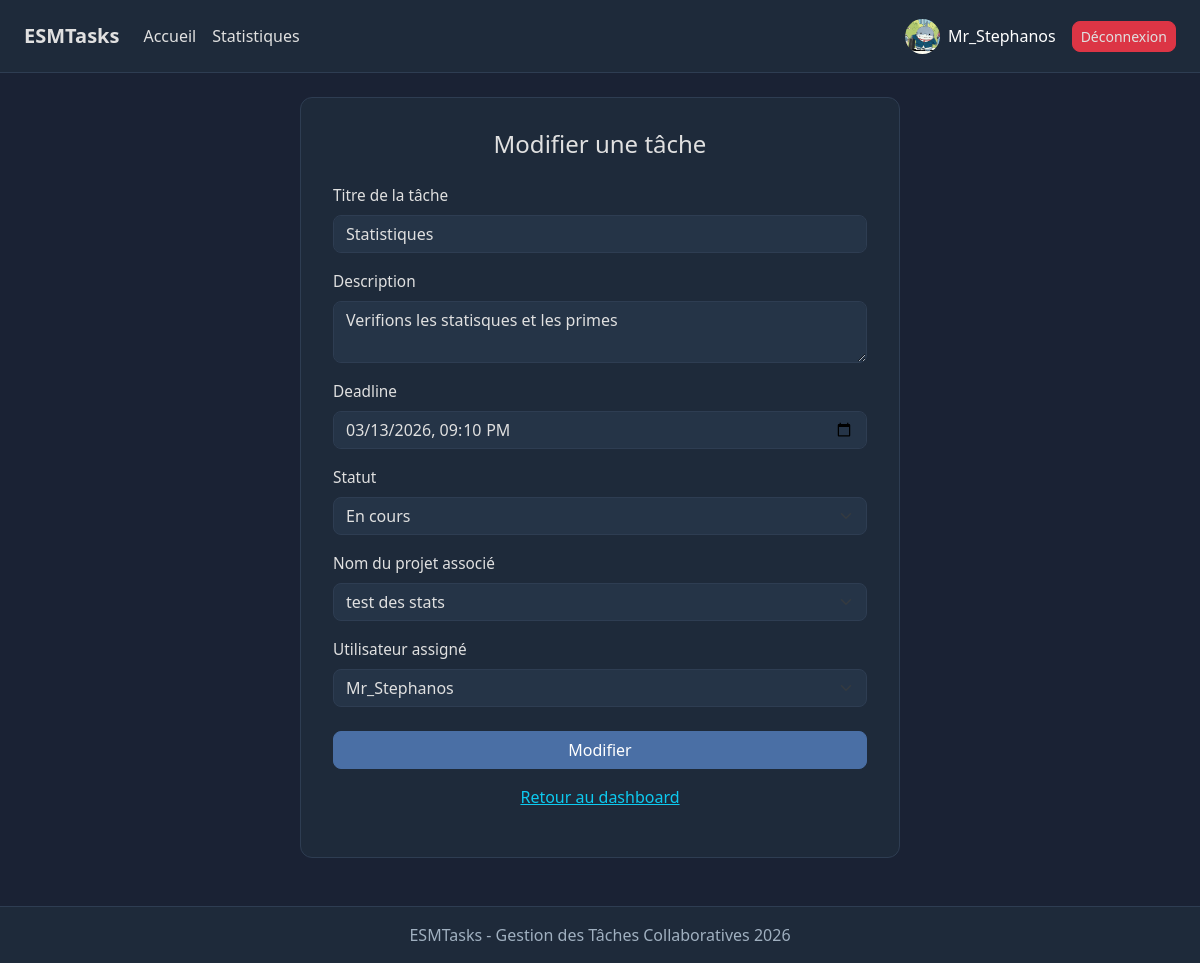
Screenshot of /tasks/7/edit/ (signed in) with the database file from the repository.
### tasks/models.py (models this page shows, shortened)
class Profile(models.Model):
    ROLE_CHOICES = [
        ('etudiant', 'Étudiant'),
        ('professeur', 'Professeur'),
    ]
    user = models.OneToOneField(User, on_delete=models.CASCADE)
    role = models.CharField(max_length=20, choices=ROLE_CHOICES)
    avatar = models.ImageField(upload_to='avatars/', blank=True, null=True)

class Task(models.Model):
    STATUS_CHOICES = [
        ('todo', 'À faire'),
        ('in_progress', 'En cours'),
        ('done', 'Terminé'),
    ]
    title = models.CharField(max_length=200)
    description = models.TextField(blank=True)
    deadline = models.DateTimeField()
    status = models.CharField(max_length=20, choices=STATUS_CHOICES, default='todo')
    project = models.ForeignKey('Project', related_name='tasks', on_delete=models.CASCADE)
    assigned_to = models.ForeignKey(User, related_name='assigned_tasks', on_delete=models.CASCADE)
    created_by = models.ForeignKey(User, related_name='created_tasks', on_delete=models.CASCADE)
    created_at = models.DateTimeField(auto_now_add=True)
    completed_at = models.DateTimeField(null=True, blank=True)

class Project(models.Model):
    name = models.CharField(max_length=200)
    description = models.TextField(blank=True)
    created_by = models.ForeignKey(User, on_delete=models.CASCADE, related_name='projects')
    members = models.ManyToManyField(User, related_name='joined_projects', blank=True)
    created_at = models.DateTimeField(auto_now_add=True)

### tasks/views.py (the view, shortened to what this page needs)
# urls.py: path('tasks/<int:pk>/edit/', views.edit_task, name='edit_task'),
@login_required
def edit_task(request, pk):
    task = Task.objects.get(pk=pk)
    if request.user != task.project.created_by and request.user != task.assigned_to:
        return redirect('dashboard')
    return render(request, 'tasks/edit_task.html', {
        'task': task,
        'projects': Project.objects.all(),
        'users': User.objects.filter(profile__isnull=False)
    })

### tasks/templates/tasks/edit_task.html (shortened to what this page needs)
{% extends 'tasks/base.html' %}
{% block content %}
<div class="form-card">
<h4 class="text-center mb-4">Modifier une tâche</h4>
<form method="POST">
    <div class="mb-3">
            <label class="form-label">Titre de la tâche</label>
    <input type="text" name="title" class="form-control" value="{{task.title}}">
    </div>
    <div class="mb-3">
            <label class="form-label">Description</label>
            <textarea name="description" class="form-control">{{task.description}}</textarea>
    </div>
    <div class="mb-3">
            <label class="form-label">Deadline</label>
    <input type="datetime-local" name="deadline" class="form-control"
    value="{{ task.deadline|date:'Y-m-d' }}T{{ task.deadline|time:'H:i' }}">
    </div>
    <div class="mb-3">
            <label class="form-label">Statut</label>
    <select name="status" id="status" class="form-select">
    <option value="in_progress" {% if task.status == 'in_progress' %}selected{% endif %}>En cours</option>
</select>
    </div>
    <div class="mb-3">
            <label class="form-label">Nom du projet associé</label>
<select name="project" class="form-select">
    {% for project in projects %}
        <option value="{{ project.pk }}"
            {% if project == task.project %}selected{% endif %}>
            {{ project.name }}
        </option>
    {% endfor %}
</select>
    </div>
    <div class="mb-3">
            <label class="form-label">Utilisateur assigné</label>
<select name="assigned_to" class="form-select">
    {% for user in users %}
        <option value="{{ user.pk }}"
            {% if user == task.assigned_to %}selected{% endif %}>
            {{ user.username }}
        </option>
    {% endfor %}
</select>
    </div>
    <div class="d-flex gap-2 mt-4">
            <button type="submit" class="btn btn-primary w-100">Modifier</button>
        </div>
</form>
<p class="text-center text-secondary mt-3"><a href="{% url 'dashboard' %}" class="text-info">Retour au dashboard</a>
</p>
</div>
    {% endblock %}

### tasks/templates/tasks/base.html (shortened to what this page needs)
<!DOCTYPE html>
{% load static %}
<html lang="fr">
<head>
    <link href="https://cdn.jsdelivr.net/npm/bootstrap@5.3.0/dist/css/bootstrap.min.css" rel="stylesheet">
    <link rel="stylesheet" href="{% static 'style.css' %}">
</head>
<body>
<nav class="navbar navbar-expand-lg px-4 py-3">
    <a class="navbar-brand fw-bold text-white me-4" href="{% url 'dashboard' %}"> ESMTasks</a>
    <a href="{% url 'dashboard' %}" class="text-decoration-none me-3">Accueil</a>
    <a href="{% url 'stats' %}" class="text-decoration-none">Statistiques</a>
    <div class="ms-auto d-flex align-items-center gap-3">
        {% if request.user.is_authenticated %}
            <a href="{% url 'profile' %}" class="d-flex align-items-center gap-2 text-decoration-none">
                {% if request.user.profile.avatar %}
                    <img src="{{ request.user.profile.avatar.url }}"
                         width="35" height="35"
                         style="border-radius: 50%; object-fit: cover;">
                {% endif %}
                <span class="text-white">{{ request.user.username }}</span>
            </a>
            <a href="{% url 'logout' %}" class="btn btn-sm btn-danger">Déconnexion</a>
        {% else %}
            <a href="{% url 'login' %}" class="btn btn-sm btn-outline-light">Connexion</a>
            <a href="{% url 'register' %}" class="btn btn-sm btn-primary">Inscription</a>
        {% endif %}
    </div>
</nav>
<div class="container mt-4">
    {% block content %}
    {% endblock %}
</div>
<footer>
    ESMTasks - Gestion des Tâches Collaboratives 2026
</footer>
</body>
</html>

### tasks/static/style.css (style rules this page uses)
body { background-color: #1a2234; color: #e0e0e0; font-family: 'Segoe UI', sans-serif; }
.navbar { background-color: #1e2a3a !important; border-bottom: 1px solid #2e3d52; }
.navbar a { color: #e0e0e0 !important; }
.form-control, .form-select { background-color: #253447; border: 1px solid #2e3d52; color: #e0e0e0; border-radius: 8px; }
.btn-primary { background-color: #4a6fa5; border-color: #4a6fa5; border-radius: 8px; }
.btn-danger { border-radius: 8px; }
.form-label { color: #e0e0e0 !important; font-size: 0.96rem; }
.form-card { background-color: #1e2a3a; border: 1px solid #2e3d52; border-radius: 12px; padding: 2rem; max-width: 600px; margin: 0 auto; }
footer { background-color: #1e2a3a; border-top: 1px solid #2e3d52; color: #a0b0c0; text-align: center; padding: 1rem; margin-top: 3rem; }

### rows the page displays
Task: title "Statistiques", description "Verifions les statisques et les primes", deadline "03/13/2026 21:10", status "En cours", project "test des stats", assigned_to "Mr_Stephanos"

### other values shown
{{ request.user.username }} "Mr_Stephanos"
